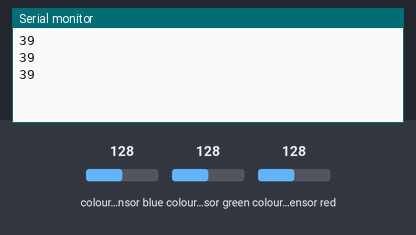
Simulated run of this sketch. Board: Arduino Uno, built with avr-gcc and run on an emulated ATmega328P. Shown: the last lines printed to the serial monitor. Wiring (inferred from the names in the program): TCS3200 colour sensor: output pin 8; S2 pin 6; S3 pin 7; S0 pin 4; S1 pin 5. Inputs (shaded band) come from the test bench; at power-on: colour sensor blue 128, colour sensor green 128, colour sensor red 128.

Above: at 1.2 s.
1.3 s: colour sensor blue set to 5
At 1.9 s:
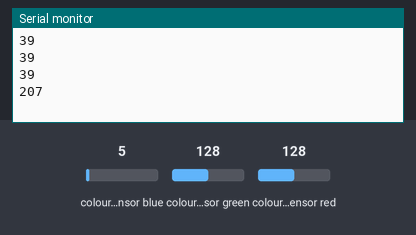
2.8 s: colour sensor blue set to 64
At 3.4 s:
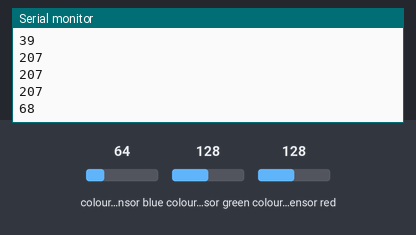
Timing chart, 0 to 5.8 s (numbered marks = the images above; inputs shaded):
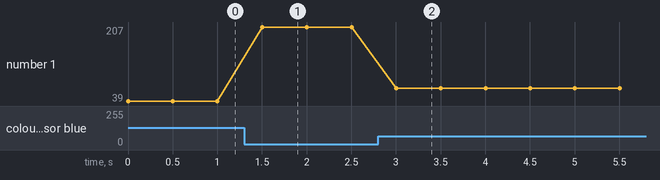

Measured:
- after the input at 1.3 s, the serial monitor: prints a new line after 0.20 s (image 1)
- after the input at 2.8 s, the serial monitor: prints a new line after 0.20 s (image 2)
- plotted number 1: 39 → 207 after the input at 1.3 s, 207 → 68 after the input at 2.8 s

The sketch:

colorreading.ino
```cpp
// TCS230 or TCS3200 pins wiring to Arduino
#define S0 4
#define S1 5
#define S2 6
#define S3 7
#define sensorOut 8

// Stores frequency read by the photodiodes
int redFrequency = 0;
int greenFrequency = 0;
int blueFrequency = 0; //only blue frequency is used since I'm only measuring blue food coloring. The code can be easily edited to read all or red or green.

void setup() {
  // Setting the outputs
  pinMode(S0, OUTPUT);
  pinMode(S1, OUTPUT);
  pinMode(S2, OUTPUT);
  pinMode(S3, OUTPUT);

  // Setting the sensorOut as an input
  pinMode(sensorOut, INPUT);

  // Setting frequency scaling to 20%
  digitalWrite(S0,HIGH);
  digitalWrite(S1,LOW);

   // Begins serial communication
  Serial.begin(9600);
}
void loop() { //only blue is being read
  // Setting BLUE (B) filtered photodiodes to be read
  digitalWrite(S2,LOW);
  digitalWrite(S3,HIGH);

  // Reading the output frequency
  blueFrequency = pulseIn(sensorOut, LOW);

  // Printing the BLUE (B) value
  Serial.println(blueFrequency); //change to redFrequency or greenFrequency to read the values for each or just add another line to read them simultaneously.
  delay(500); //the sensor will collect data every 0.5 seconds but it can be much quicker. Made it lower for easier data readings
}
```
